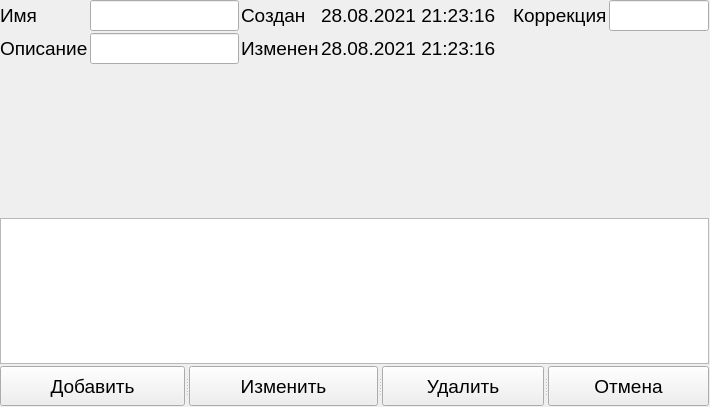
<?xml version="1.0" encoding="UTF-8"?>
<ui version="4.0">
 <class>GraphEditorFrame</class>
 <widget class="QWidget" name="GraphEditorFrame">
  <property name="geometry">
   <rect>
    <x>0</x>
    <y>0</y>
    <width>710</width>
    <height>407</height>
   </rect>
  </property>
  <property name="font">
   <font>
    <pointsize>14</pointsize>
   </font>
  </property>
  <property name="windowTitle">
   <string>Form</string>
  </property>
  <layout class="QGridLayout" name="gridLayout">
   <property name="leftMargin">
    <number>0</number>
   </property>
   <property name="topMargin">
    <number>0</number>
   </property>
   <property name="rightMargin">
    <number>1</number>
   </property>
   <property name="bottomMargin">
    <number>1</number>
   </property>
   <property name="spacing">
    <number>2</number>
   </property>
   <item row="0" column="0">
    <widget class="QLabel" name="label">
     <property name="text">
      <string>Имя</string>
     </property>
    </widget>
   </item>
   <item row="0" column="1">
    <widget class="QClickableLineEdit" name="txtName"/>
   </item>
   <item row="0" column="5">
    <widget class="QLabel" name="label_2">
     <property name="text">
      <string>Коррекция</string>
     </property>
    </widget>
   </item>
   <item row="1" column="2">
    <widget class="QLabel" name="label_6">
     <property name="text">
      <string>Изменен</string>
     </property>
    </widget>
   </item>
   <item row="0" column="3">
    <widget class="QLabel" name="label_5">
     <property name="text">
      <string>28.08.2021 21:23:16</string>
     </property>
    </widget>
   </item>
   <item row="3" column="0" colspan="7">
    <widget class="QTableWidget" name="table"/>
   </item>
   <item row="0" column="2">
    <widget class="QLabel" name="label_4">
     <property name="text">
      <string>Создан</string>
     </property>
    </widget>
   </item>
   <item row="1" column="1">
    <widget class="QClickableLineEdit" name="txtDescription"/>
   </item>
   <item row="1" column="3">
    <widget class="QLabel" name="label_7">
     <property name="text">
      <string>28.08.2021 21:23:16</string>
     </property>
    </widget>
   </item>
   <item row="0" column="6">
    <widget class="QClickableLineEdit" name="txtCorrection">
     <property name="minimumSize">
      <size>
       <width>100</width>
       <height>0</height>
      </size>
     </property>
     <property name="maximumSize">
      <size>
       <width>100</width>
       <height>16777215</height>
      </size>
     </property>
    </widget>
   </item>
   <item row="2" column="0" colspan="7">
    <widget class="QCustomPlot" name="plot" native="true">
     <property name="minimumSize">
      <size>
       <width>0</width>
       <height>150</height>
      </size>
     </property>
    </widget>
   </item>
   <item row="1" column="0">
    <widget class="QLabel" name="label_3">
     <property name="text">
      <string>Описание</string>
     </property>
    </widget>
   </item>
   <item row="4" column="0" colspan="7">
    <widget class="QSplitter" name="splitter">
     <property name="orientation">
      <enum>Qt::Horizontal</enum>
     </property>
     <widget class="QPushButton" name="btnAddPoint">
      <property name="minimumSize">
       <size>
        <width>0</width>
        <height>40</height>
       </size>
      </property>
      <property name="font">
       <font>
        <pointsize>14</pointsize>
       </font>
      </property>
      <property name="text">
       <string>Добавить</string>
      </property>
     </widget>
     <widget class="QPushButton" name="btnEditPoint">
      <property name="minimumSize">
       <size>
        <width>0</width>
        <height>40</height>
       </size>
      </property>
      <property name="font">
       <font>
        <pointsize>14</pointsize>
       </font>
      </property>
      <property name="text">
       <string>Изменить</string>
      </property>
     </widget>
     <widget class="QPushButton" name="btnRemovePoint">
      <property name="minimumSize">
       <size>
        <width>0</width>
        <height>40</height>
       </size>
      </property>
      <property name="font">
       <font>
        <pointsize>14</pointsize>
       </font>
      </property>
      <property name="text">
       <string>Удалить</string>
      </property>
     </widget>
     <widget class="QPushButton" name="btnCancel">
      <property name="minimumSize">
       <size>
        <width>0</width>
        <height>40</height>
       </size>
      </property>
      <property name="font">
       <font>
        <pointsize>14</pointsize>
       </font>
      </property>
      <property name="text">
       <string>Отмена</string>
      </property>
     </widget>
    </widget>
   </item>
   <item row="0" column="4">
    <spacer name="horizontalSpacer">
     <property name="orientation">
      <enum>Qt::Horizontal</enum>
     </property>
     <property name="sizeHint" stdset="0">
      <size>
       <width>40</width>
       <height>20</height>
      </size>
     </property>
    </spacer>
   </item>
  </layout>
 </widget>
 <customwidgets>
  <customwidget>
   <class>QCustomPlot</class>
   <extends>QWidget</extends>
   <header location="global">Controls/qcustomplot.h</header>
   <container>1</container>
  </customwidget>
  <customwidget>
   <class>QClickableLineEdit</class>
   <extends>QLineEdit</extends>
   <header location="global">Controls/qclickablelineedit.h</header>
  </customwidget>
 </customwidgets>
 <resources/>
 <connections/>
</ui>
